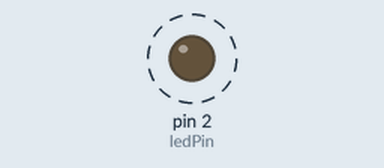
This sketch was run on a simulated Arduino Uno, built with avr-gcc and run on an emulated ATmega328P. On the bench: output pins drawn as LEDs (lit = HIGH). Dashed ring = blinking.

Above: at 0.2 s.
Timing chart, 0 to 3.0 s (numbered marks = the images above):
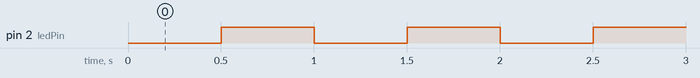

The sketch:

ex02.ino
```cpp
// ex02 使用millis实现1Hz LED闪烁，周期1000ms，亮500ms灭500ms
const int ledPin = 2;
unsigned long preTime = 0;
const unsigned long interval = 500; // 500ms翻转一次，完整周期1000ms=1Hz
bool ledState = LOW;

void setup() {
  pinMode(ledPin, OUTPUT);
}

void loop() {
  unsigned long curTime = millis();
  if (curTime - preTime >= interval) {
    preTime = curTime;
    ledState = !ledState;
    digitalWrite(ledPin, ledState);
  }
}
```

Measured:
- by itself, pin 2 (ledPin): alternates HIGH for 0.50 s and LOW for 0.50 s
